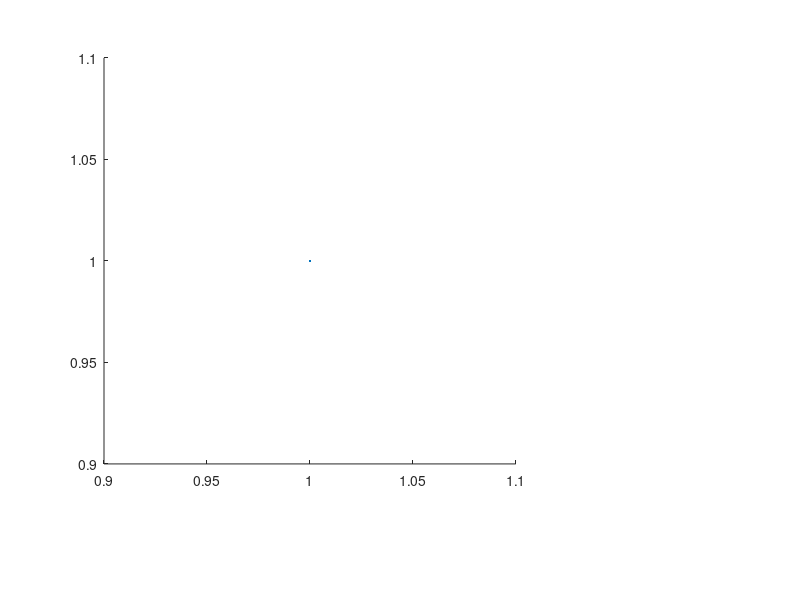

Here is the MATLAB script that generated this plot: (Note: this script raises an error after producing the figure.)
clc
clear
clf

%% Atomiser (0 m)

x0m_t1 = [1.16592 1.35936	1.5849	1.84785	2.15444	2.51189	2.92865	3.41456	3.98108	4.6416	5.41171	6.30959	7.35644	8.57698	10	11.6592	13.5936	15.849	18.4785	21.5444	25.1189	29.2865];
y0m_t1 = [0 0.00162465	0.00630999	0.0139505	0.0246324	0.0378605	0.05268	0.0679156	0.0820712	0.093267	0.0998946	0.10089	0.0960041	0.0858303	0.0718629	0.0559761	0.0402178	0.0263162	0.0153551	0.00769492	0.00306199	0.000767871];

VectorSize_t1 = size(x0m_t1);
final_i_t1 = VectorSize_t1(2);
ErrorFraction_t1 = zeros(1,final_i_t1);
for i = 1:final_i_t1
    ErrorFraction_t1(i) = .0011*x0m_t1(i)^2 - .0044*x0m_t1(i) + .0472;
    if i > final_i_t1-3
        ErrorFraction_t1(i)=ErrorFraction_t1(17);
    end
end

x0m_t1_xpos = ErrorFraction_t1.*x0m_t1;
x0m_t1_xneg = ErrorFraction_t1.*x0m_t1;
y0m_t1_ypos = ErrorFraction_t1.*y0m_t1;
y0m_t1_yneg = ErrorFraction_t1.*y0m_t1;


% Create plot figure
figure1 = figure('PaperOrientation','landscape','WindowState','maximized','Color',[1 1 1]);
set(axes,'Position',[0.13 0.226799515091938 0.514791666666667 0.67677484787018]);
% Create axes
% axes1 = axes('Parent',figure1);
% hold(axes1,'on');
% Create plot
errorbar(x0m_t1,y0m_t1,y0m_t1_yneg,y0m_t1_ypos,x0m_t1_xneg,x0m_t1_xpos,'.','MarkerSize',35,'LineWidth',5)
% Create title
%title('Droplet size distribution: atomiser output')
% Create xlabel
xlabel('Droplet diameter [{\mu}m]')
% Create ylabel
ylabel('Frequency')
%axis([0 7 -.01 .01])
% set(gca,'FontSize',16)
% set(axes1,'FontSize',16,'XGrid','on','YGrid','on');
set(gca,'FontSize', 27,'FontName','Times New Roman','XGrid','on','YGrid','on')
xlim([0 50.1])

hold on


%_________________________________________%

x0m_t2 = [1	1.16592	1.35936	1.5849	1.84785	2.15444	2.51189	2.92865	3.41456	3.98108	4.6416	5.41171	6.30959	7.35644	8.57698	10	11.6592	13.5936	15.849	18.4785	21.5444	25.1189	29.2865	34.1456	39.8108];
y0m_t2 = [0.00144209	0.00160115	0.00245789	0.00430279	0.00739085	0.011877	0.0177849	0.0250457	0.0335413	0.0430455	0.0531292	0.0631884	0.072502	0.080175	0.0852727	0.0869224	0.0845278	0.0779368	0.0675966	0.0545624	0.040329	0.0265492	0.0146923	0.00573451	1.93E-05];

VectorSize_t2 = size(x0m_t2);
final_i_t2 = VectorSize_t2(2);
ErrorFraction_t2 = zeros(1,final_i_t2);
for i = 1:final_i_t2
    ErrorFraction_t2(i) = .0013*x0m_t2(i)^2 - .0364*x0m_t2(i) + .3499;
    if i > final_i_t2-3
        ErrorFraction_t2(i)=ErrorFraction_t2(17);
    end
end

x0m_t2_xpos = ErrorFraction_t2.*x0m_t2;
x0m_t2_xneg = ErrorFraction_t2.*x0m_t2;
y0m_t2_ypos = ErrorFraction_t2.*y0m_t2;
y0m_t2_yneg = ErrorFraction_t2.*y0m_t2;

errorbar(x0m_t2,y0m_t2,y0m_t2_yneg,y0m_t2_ypos,x0m_t2_xneg,x0m_t2_xpos,'.','MarkerSize',35,'LineWidth',5)

%_________________________________________%

x0m_t3 = [0.857698	1	1.16592	1.35936	1.5849	1.84785	2.15444	2.51189	2.92865	3.41456	3.98108	4.6416	5.41171	6.30959	7.35644	8.57698	10	11.6592	13.5936	15.849	18.4785	21.5444	25.1189	29.2865	34.1456	39.8108	46.416	54.1171	63.0959	73.5644	85.7698	100	116.592	135.936	158.49	184.785	215.444];
y0m_t3 = [0	0.00121504	0.00476908	0.00953218	0.015674	0.0232222	0.0319788	0.0415085	0.0512456	0.0605958	0.0688734	0.0752645	0.0790573	0.0797384	0.0770953	0.0712927	0.0629403	0.0529373	0.0424212	0.0325249	0.0241352	0.0177465	0.0134106	0.0107969	0.00935605	0.0085102	0.00779558	0.00693953	0.0058679	0.00466532	0.00347222	0.00241174	0.00155048	0.000898218	0.000433323	0.000123743	0];

VectorSize_t3 = size(x0m_t3);
final_i_t3 = VectorSize_t3(2);
ErrorFraction_t3 = zeros(1,final_i_t3);
for i = 1:final_i_t3
    ErrorFraction_t3(i) = .001*x0m_t3(i)^2 - .008*x0m_t3(i) + .0455;
    if i > final_i_t3-15
        ErrorFraction_t3(i)=ErrorFraction_t3(17);
    end
end

x0m_t3_xpos = ErrorFraction_t3.*x0m_t3;
x0m_t3_xneg = ErrorFraction_t3.*x0m_t3;
y0m_t3_ypos = ErrorFraction_t3.*y0m_t3;
y0m_t3_yneg = ErrorFraction_t3.*y0m_t3;

errorbar(x0m_t3,y0m_t3,y0m_t3_yneg,y0m_t3_ypos,x0m_t3_xneg,x0m_t3_xpos,'.','MarkerSize',35,'LineWidth',5)



%_________________________________________%

x0m_t4 = [1.16592	1.35936	1.5849	1.84785	2.15444	2.51189	2.92865	3.41456	3.98108	4.6416	5.41171	6.30959	7.35644	8.57698	10	11.6592	13.5936	15.849	18.4785	21.5444	25.1189	29.2865	34.1456	39.8108	46.416];
y0m_t4 = [0.00153574	0.00188518	0.00349491	0.00666539	0.011514	0.0179446	0.0257375	0.0346377	0.0442759	0.0540886	0.0634356	0.0716302	0.0779284	0.0816001	0.0820273	0.0788344	0.0720217	0.0620668	0.0499244	0.0368897	0.0243722	0.0136194	0.00546275	0.000200072	0];
VectorSize_t4 = size(x0m_t4);
final_i_t4 = VectorSize_t4(2);
ErrorFraction_t4 = zeros(1,final_i_t4);
for i = 1:final_i_t4
    ErrorFraction_t4(i) = .0028*x0m_t4(i)^2 - .0752*x0m_t4(i) + .5648;
    if i > final_i_t4-5
        ErrorFraction_t4(i)=ErrorFraction_t4(17);
    end
end

x0m_t4_xpos = ErrorFraction_t4.*x0m_t4;
x0m_t4_xneg = ErrorFraction_t4.*x0m_t4;
y0m_t4_ypos = ErrorFraction_t4.*y0m_t4;
y0m_t4_yneg = ErrorFraction_t4.*y0m_t4;

errorbar(x0m_t4,y0m_t4,y0m_t4_yneg,y0m_t4_ypos,x0m_t4_xneg,x0m_t4_xpos,'.','MarkerSize',35,'LineWidth',5)

legend('Run #1','Run #2','Run #3','Run #4')

% print('Exp_LaserDiff_DropDistr_0m','-dpdf','-fillpage')


%_________________________________________%


% figure
% plot(x0m_t1, y0m_t1, '*')
% hold on
% plot(x0m_t2, y0m_t2, '.')
% plot(x0m_t3, y0m_t3, 'x')
% plot(x0m_t4, y0m_t4, '^')
% xlim([0 30])
% ylim([0 .17])

%% Pipe outlet (2 m)

x2m_t1 = [1.35936	1.5849	1.84785	2.15444	2.51189	2.92865	3.41456	3.98108	4.6416	5.41171	6.30959	7.35644	8.57698	10	11.6592	13.5936	15.849	18.4785	21.5444];
y2m_t1 = [0	0.00118501	0.00633839	0.016766	0.0329483	0.0540143	0.0779664	0.101528	0.120074	0.129435	0.127099	0.113193	0.0904932	0.0639763	0.0387762	0.018999	0.00647729	0.000730408	0];

VectorSize_t1 = size(x2m_t1);
final_i_t1 = VectorSize_t1(2);
ErrorFraction_t1 = zeros(1,final_i_t1);
for i = 1:final_i_t1
    ErrorFraction_t1(i) = .0005*x2m_t1(i)^2 - .0039*x2m_t1(i)+.0295;
    if i > final_i_t1 -2
        ErrorFraction_t1(i)=ErrorFraction_t1(17);
    end
end

x2m_t1_xpos = ErrorFraction_t1.*x2m_t1;
x2m_t1_xneg = ErrorFraction_t1.*x2m_t1;
y2m_t1_ypos = ErrorFraction_t1.*y2m_t1;
y2m_t1_yneg = ErrorFraction_t1.*y2m_t1;

% Create plot figure
figure2 = figure('PaperOrientation','landscape','WindowState','maximized','Color',[1 1 1]);
set(axes,'Position',[0.13 0.226799515091938 0.514791666666667 0.67677484787018]);
% Create axes
% axes2 = axes('Parent',figure2);
% hold(axes2,'on');
% Create plot
errorbar(x2m_t1,y2m_t1,y2m_t1_yneg,y2m_t1_ypos,x2m_t1_xneg,x2m_t1_xpos,'.','MarkerSize',35,'LineWidth',5)
% Create title
% title(''Droplet size distribution: 2 m coiled tubing outlet')
% Create xlabel
xlabel('Droplet diameter [{\mu}m]')
% Create ylabel
ylabel('Frequency')
%axis([0 7 -.01 .01])
set(gca,'FontSize', 27,'FontName','Times New Roman','XGrid','on','YGrid','on')
% set(gca,'FontSize',16)
% set(axes2,'FontSize',16,'XGrid','on','YGrid','on');

hold on





%_________________________________________%

x2m_t2 = [1.35936	1.5849	1.84785	2.15444	2.51189	2.92865	3.41456	3.98108	4.6416	5.41171	6.30959	7.35644	8.57698	10	11.6592	13.5936	15.849	18.4785	21.5444];
y2m_t2 = [0	0.00161572	0.00739954	0.0187156	0.0359017	0.0578258	0.0822045	0.105492	0.122934	0.130516	0.126057	0.110213	0.0862224	0.0593301	0.0346444	0.01598	0.00475656	0.000192326	0];

VectorSize_t2 = size(x2m_t2);
final_i_t2 = VectorSize_t2(2);
ErrorFraction_t2 = zeros(1,final_i_t2);
for i = 1:final_i_t2
    ErrorFraction_t2(i) = .0015*x2m_t2(i)^2 - .0171*x2m_t2(i) + .0544;
    if i > final_i_t2 -2
        ErrorFraction_t2(i)=ErrorFraction_t2(17);
    end
end

x2m_t2_xpos = ErrorFraction_t2.*x2m_t2;
x2m_t2_xneg = ErrorFraction_t2.*x2m_t2;
y2m_t2_ypos = ErrorFraction_t2.*y2m_t2;
y2m_t2_yneg = ErrorFraction_t2.*y2m_t2;

errorbar(x2m_t2,y2m_t2,y2m_t2_yneg,y2m_t2_ypos,x2m_t2_xneg,x2m_t2_xpos,'.','MarkerSize',35,'LineWidth',5)


%_________________________________________%

x2m_t3 = [1.16592	1.35936	1.5849	1.84785	2.15444	2.51189	2.92865	3.41456	3.98108	4.6416	5.41171	6.30959	7.35644	8.57698	10	11.6592	13.5936	15.849	18.4785	21.5444];
y2m_t3 = [0	0.000306505	0.00349208	0.0109619	0.0237232	0.0416026	0.0631349	0.0859689	0.106796	0.121447	0.126633	0.120758	0.104733	0.0816251	0.0561707	0.0329034	0.0152235	0.00445574	6.44E-05	0];

VectorSize_t3 = size(x2m_t3);
final_i_t3 = VectorSize_t3(2);
ErrorFraction_t3 = zeros(1,final_i_t3);
for i = 1:final_i_t3
    ErrorFraction_t3(i) = .0006*x2m_t3(i)^2 - .0077*x2m_t3(i) + .0368;
    if i > final_i_t3 -2
        ErrorFraction_t3(i)=ErrorFraction_t3(17);
    end
end

x2m_t3_xpos = ErrorFraction_t3.*x2m_t3;
x2m_t3_xneg = ErrorFraction_t3.*x2m_t3;
y2m_t3_ypos = ErrorFraction_t3.*y2m_t3;
y2m_t3_yneg = ErrorFraction_t3.*y2m_t3;

errorbar(x2m_t3,y2m_t3,y2m_t3_yneg,y2m_t3_ypos,x2m_t3_xneg,x2m_t3_xpos,'.','MarkerSize',35,'LineWidth',5)
xlim([0 20.1])
legend('Run #1','Run #2','Run #3')

print('Exp_LaserDiff_DropDistr_2m','-dpdf','-fillpage')


%_________________________________________%


% figure
% plot(x2m_t1, y2m_t1, 'b*')
% hold on
% plot(x2m_t1*1.1, y2m_t1*1.1, 'b*')
% plot(x2m_t1*.8, y2m_t1*1.8, 'b*')
% plot(x2m_t2, y2m_t2, 'b*')
% plot(x2m_t3, y2m_t3, 'b*')
% xlim([0 30])
% ylim([0 .17])

%% Pipe outlet (4 m)

x4m_t1 = [1.35936	1.5849	1.84785	2.15444	2.51189	2.92865	3.41456	3.98108	4.6416	5.41171	6.30959	7.35644	8.57698	10	11.6592	13.5936	15.849	18.4785];
y4m_t1 = [0	0.000654907	0.00438776	0.014305	0.032826	0.0599987	0.0929041	0.125199	0.147619	0.152597	0.137511	0.106845	0.0698941	0.0370644	0.0146205	0.00343451	0.000138004	0];

VectorSize_t1 = size(x4m_t1);
final_i_t1 = VectorSize_t1(2);
ErrorFraction_t1 = zeros(1,final_i_t1);
for i = 1:final_i_t1
    ErrorFraction_t1(i) = .0012*x4m_t1(i)^2 - .0173*x4m_t1(i) + .0766;
    if i > final_i_t1 -2
        ErrorFraction_t1(i)=ErrorFraction_t1(17);
    end
end

x4m_t1_xpos = ErrorFraction_t1.*x4m_t1;
x4m_t1_xneg = ErrorFraction_t1.*x4m_t1;
y4m_t1_ypos = ErrorFraction_t1.*y4m_t1;
y4m_t1_yneg = ErrorFraction_t1.*y4m_t1;


% Create plot figure
figure3 =  figure('PaperOrientation','landscape','WindowState','maximized','Color',[1 1 1]);
set(axes,'Position',[0.13 0.226799515091938 0.514791666666667 0.67677484787018]);
% Create axes
% axes3 = axes('Parent',figure3);
% hold(axes3,'on');
% Create plot
errorbar(x4m_t1,y4m_t1,y4m_t1_yneg,y4m_t1_ypos,x4m_t1_xneg,x4m_t1_xpos,'.','MarkerSize',35,'LineWidth',5)
% Create title
% title(''Droplet size distribution: 4 m coiled tubing outlet')
% Create xlabel
xlabel('Droplet diameter [{\mu}m]')
% Create ylabel
ylabel('Frequency')
%axis([0 7 -.01 .01])
% set(gca,'FontSize',16)
% set(axes3,'FontSize',16,'XGrid','on','YGrid','on');
set(gca,'FontSize', 27,'FontName','Times New Roman','XGrid','on','YGrid','on')

hold on



%_________________________________________%


x4m_t2 = [1.35936	1.5849	1.84785	2.15444	2.51189	2.92865	3.41456	3.98108	4.6416	5.41171	6.30959	7.35644	8.57698	10	11.6592	13.5936	15.849	18.4785	21.5444];
y4m_t2 = [0	0.000469473	0.00442391	0.013733	0.0293797	0.0508769	0.0763393	0.102248	0.123294	0.134426	0.132479	0.117422	0.0925165	0.063672	0.0368963	0.0167396	0.00486236	0.000222075	0];


VectorSize_t2 = size(x4m_t2);
final_i_t2 = VectorSize_t2(2);
ErrorFraction_t2 = zeros(1,final_i_t2);
for i = 1:final_i_t2
    ErrorFraction_t2(i) = .0004*x4m_t2(i)^2 - .0011*x4m_t2(i) + .0148;
    if i > final_i_t2 -2
        ErrorFraction_t2(i)=ErrorFraction_t2(17);
    end
end

x4m_t2_xpos = ErrorFraction_t2.*x4m_t2;
x4m_t2_xneg = ErrorFraction_t2.*x4m_t2;
y4m_t2_ypos = ErrorFraction_t2.*y4m_t2;
y4m_t2_yneg = ErrorFraction_t2.*y4m_t2;

errorbar(x4m_t2,y4m_t2,y4m_t2_yneg,y4m_t2_ypos,x4m_t2_xneg,x4m_t2_xpos,'.','MarkerSize',35,'LineWidth',5)

%_________________________________________%

x4m_t3 = [1.35936	1.5849	1.84785	2.15444	2.51189	2.92865	3.41456	3.98108	4.6416	5.41171	6.30959	7.35644	8.57698	10	11.6592	13.5936	15.849	18.4785];
y4m_t3 = [0	0.000151206	0.00178518	0.00729947	0.0195332	0.0404725	0.070031	0.10464	0.13605	0.154358	0.152433	0.129826	0.0935727	0.0554642	0.0254242	0.00789262	0.00106653	0];

VectorSize_t3 = size(x4m_t3);
final_i_t3 = VectorSize_t3(2);
ErrorFraction_t3 = zeros(1,final_i_t3);
for i = 1:final_i_t3
    ErrorFraction_t3(i) = .0008*x4m_t3(i)^2 - .0126*x4m_t3(i) + .0716;
    if i > final_i_t3 -2
        ErrorFraction_t3(i)=ErrorFraction_t3(17);
    end
end

x4m_t3_xpos = ErrorFraction_t3.*x4m_t3;
x4m_t3_xneg = ErrorFraction_t3.*x4m_t3;
y4m_t3_ypos = ErrorFraction_t3.*y4m_t3;
y4m_t3_yneg = ErrorFraction_t3.*y4m_t3;

errorbar(x4m_t3,y4m_t3,y4m_t3_yneg,y4m_t3_ypos,x4m_t3_xneg,x4m_t3_xpos,'.','MarkerSize',35,'LineWidth',5)
xlim([0 18.1])
%ylim ([0 .14])
legend('Run #1','Run #2','Run #3')

print('Exp_LaserDiff_DropDistr_4m','-dpdf','-fillpage')


%_________________________________________%



% figure
% plot(x4m_t1, y4m_t1, '*')
% hold on
% plot(x4m_t2, y4m_t2, '.')
% plot(x4m_t3, y4m_t3, 'x')
% xlim([0 30])
% ylim([0 .17])


%% Pipe outlet (8 m)

x8m_t1 = [1.16592	1.35936	1.5849	1.84785	2.15444	2.51189	2.92865	3.41456	3.98108	4.6416	5.41171	6.30959	7.35644	8.57698	10	11.6592	13.5936	15.849];
y8m_t1 = [0	2.93E-06	0.000164198	0.00147153	0.00683134	0.0216273	0.0519311	0.0995173	0.155015	0.194743	0.193997	0.148926	0.0844189	0.0328373	0.0077186	0.000790093	9.13E-06	0];

VectorSize_t1 = size(x8m_t1);
final_i_t1 = VectorSize_t1(2);
ErrorFraction_t1 = zeros(1,final_i_t1);
for i = 1:final_i_t1
    ErrorFraction_t1(i) = .0019*x8m_t1(i)^2 - .0138*x8m_t1(i) + .0304;
    if i > final_i_t1 -2
        ErrorFraction_t1(i)=ErrorFraction_t1(17);
    end
end

x8m_t1_xpos = ErrorFraction_t1.*x8m_t1;
x8m_t1_xneg = ErrorFraction_t1.*x8m_t1;
y8m_t1_ypos = ErrorFraction_t1.*y8m_t1;
y8m_t1_yneg = ErrorFraction_t1.*y8m_t1;


% Create plot figure
figure4 = figure('PaperOrientation','landscape','WindowState','maximized','Color',[1 1 1]);
set(axes,'Position',[0.13 0.226799515091938 0.514791666666667 0.67677484787018]);
% Create axes
% axes4 = axes('Parent',figure4);
% hold(axes4,'on');
% Create plot
errorbar(x8m_t1,y8m_t1,y8m_t1_yneg,y8m_t1_ypos,x8m_t1_xneg,x8m_t1_xpos,'.','MarkerSize',35,'LineWidth',5)
% Create title
% title(''Droplet size distribution: 8 m coiled tubing outlet')
% Create xlabel
xlabel('Droplet diameter [{\mu}m]')
% Create ylabel
ylabel('Frequency')
%axis([0 7 -.01 .01])
% set(gca,'FontSize',16)
% set(axes4,'FontSize',16,'XGrid','on','YGrid','on');
set(gca,'FontSize', 27,'FontName','Times New Roman','XGrid','on','YGrid','on')

hold on


%_________________________________________%

x8m_t2 = [1.16592	1.35936	1.5849	1.84785	2.15444	2.51189	2.92865	3.41456	3.98108	4.6416	5.41171	6.30959	7.35644	8.57698	10	11.6592	13.5936	15.849	18.4785];
y8m_t2 = [0	2.13E-07	0.000109745	0.00112946	0.00531871	0.0167339	0.0400275	0.0775343	0.124924	0.167166	0.18458	0.166074	0.119005	0.0651588	0.0255258	0.00613122	0.000581558	3.12E-07	0];

VectorSize_t2 = size(x8m_t2);
final_i_t2 = VectorSize_t2(2);
ErrorFraction_t2 = zeros(1,final_i_t2);
for i = 1:final_i_t2
    ErrorFraction_t2(i) = .0007*x8m_t2(i)^2 - .0064*x8m_t2(i) + .0295;
    if i > final_i_t2 -2
        ErrorFraction_t2(i)=ErrorFraction_t2(17);
    end
end

x8m_t2_xpos = ErrorFraction_t2.*x8m_t2;
x8m_t2_xneg = ErrorFraction_t2.*x8m_t2;
y8m_t2_ypos = ErrorFraction_t2.*y8m_t2;
y8m_t2_yneg = ErrorFraction_t2.*y8m_t2;

errorbar(x8m_t2,y8m_t2,y8m_t2_yneg,y8m_t2_ypos,x8m_t2_xneg,x8m_t2_xpos,'.','MarkerSize',35,'LineWidth',5)

%_________________________________________%



x8m_t3 = [1.35936	1.5849	1.84785	2.15444	2.51189	2.92865	3.41456	3.98108	4.6416	5.41171	6.30959	7.35644	8.57698	10	11.6592	13.5936	15.849	18.4785];
y8m_t3 = [0	1.82E-05	0.000412955	0.00280376	0.0110827	0.0310555	0.067549	0.118592	0.168712	0.193866	0.17793	0.12751	0.0684206	0.0257194	0.00580759	0.000519143	1.02E-06	0];

VectorSize_t3 = size(x8m_t3);
final_i_t3 = VectorSize_t3(2);
ErrorFraction_t3 = zeros(1,final_i_t3);
for i = 1:final_i_t3
    ErrorFraction_t3(i) = .0006*x8m_t3(i)^2 - .0053*x8m_t3(i) + .0252;
    if i > final_i_t3 -2
        ErrorFraction_t3(i)=ErrorFraction_t3(17);
    end
end

x8m_t3_xpos = ErrorFraction_t3.*x8m_t3;
x8m_t3_xneg = ErrorFraction_t3.*x8m_t3;
y8m_t3_ypos = ErrorFraction_t3.*y8m_t3;
y8m_t3_yneg = ErrorFraction_t3.*y8m_t3;

errorbar(x8m_t3,y8m_t3,y8m_t3_yneg,y8m_t3_ypos,x8m_t3_xneg,x8m_t3_xpos,'.','MarkerSize',35,'LineWidth',5)
xlim([0 15])
xticks([0 3 6 9 12 15])
legend('Run #1','Run #2','Run #3')

print('Exp_LaserDiff_DropDistr_8m','-dpdf','-fillpage')


%_________________________________________%


% figure
% plot(x8m_t1, y8m_t1, '*')
% hold on
% plot(x8m_t2, y8m_t2, '.')
% plot(x8m_t3, y8m_t3, 'x')
% xlim([0 30])
% ylim([0 .17])



%% Parameters

%The pipe diameter is 1 cm diameter of the bulk of the coil is approx. 20 cm
d = 0.01;
coilDiameter = 0.2;
phi = atan(d/coilDiameter);

%parametersInclined = [T, ro, Q, mu, ro_d, mu_d, dd, d, phi, L];
%Methanol at 25�C
parametersInclined = [298.15, 1.17, 3.3333e-5, 1.85e-5, 786.6, 5.47e-4, 0, d, phi, 0];

%parametersBend = [T, Q, mu, ro_d, dd, Rb, theta, d];
%Methanol at 25�C
parametersBend = [298.15, 3.3333e-5, 1.85e-5, 786.6, 0, coilDiameter/2, pi/2, d];

%Experimental lengths were 2, 8 and 50 meters
%CHANGE HERE ACCORDING TO SECTION BELOW BEING RUN
length = 2;
numberOfTurns = length/(pi*coilDiameter);
parametersInclined(10) = length;


%% Model testing: atomiser experimental input (0 m) vs 2 m coil experimental  output

% Unifying data from all four trials for 0 m (atomiser outlet)
x0m_all_data = [x0m_t1 x0m_t2 x0m_t3 x0m_t4];
y0m_all_data = [y0m_t1 y0m_t2 y0m_t3 y0m_t4];

% Create plot figure for scatter atomiser outlet data
figure5 = figure('PaperOrientation','landscape','Color',[1 1 1]);
% Create axes
axes5 = axes('Parent',figure5);
hold(axes5,'on');
% Create plot
scatter(x0m_all_data,y0m_all_data, 100, 'LineWidth', 3)
% Create title
% title(''Droplet size distribution: atomiser output')
% Create xlabel
xlabel('Droplet diameter [{\mu}m]')
% Create ylabel
ylabel('Frequency')
xlim([0 50])
set(gca,'FontSize',16)
set(axes5,'FontSize',16,'XGrid','on','YGrid','on')



% Experimental data for the droplet distribution after atomisation will be inputted into the model
dd = x0m_all_data*1e-6;

%Checking the number of entries in the vector holding droplet diameter values
DomainSizeX = size(dd);
final_i=DomainSizeX(2);
P = zeros(1,final_i); %memory allocation

%For each droplet diameter, the penetration is calculated
for i=1:final_i
    parametersInclined(7) = dd(i);
    parametersBend(5) = dd(i);
    P(i) = bendTubePenetrationB(parametersBend,2)^(4*numberOfTurns)*(-straightTubePenetrationA(parametersInclined));
end

%Using the penetration for each droplet diameter, the distribution is updated
ddDistr = y0m_all_data.*P;
ddDistr_um = ddDistr;
% Normalising the results (area under probability density plot must be unitary)
ddDistr_um=ddDistr_um*2.5;



% Create plot figure to plot the model 2 m output and the experimental 2 m output
figure6 = figure('PaperOrientation','landscape','Color',[1 1 1]);
% Create axes
axes6 = axes('Parent',figure6);
hold(axes6,'on');
% Create plot
% Model 2 m output
scatter(x0m_all_data,ddDistr_um,15,'filled','blue')
% Create title
% title(''Droplet size distribution: 2 m coiled tubing outlet')
% Create xlabel
xlabel('Droplet diameter [{\mu}m]')
% Create ylabel
ylabel('Frequency')
%axis([0 7 -.01 .01])
set(gca,'FontSize',16)
set(axes6,'FontSize',16,'XGrid','on','YGrid','on');
hold on

% Experimental 2 m output
x2m_all_data = [x2m_t1 x2m_t2 x2m_t3];
y2m_all_data = [y2m_t1 y2m_t2 y2m_t3];
scatter(x2m_all_data,y2m_all_data,15,'filled','black')
xlim([0 20])
legend('Model','Experiment')


%% Model testing: 2 m coil experimental input vs 4 m coil experimental output


% Unifying data from all four trials for 0 m (atomiser outlet)
x2m_all_data = [x2m_t1 x2m_t2 x2m_t3];
y2m_all_data = [y2m_t1 y2m_t2 y2m_t3];

% Create plot figure for scatter atomiser outlet data
figure7 = figure('PaperOrientation','landscape','Color',[1 1 1]);
% Create axes
axes7 = axes('Parent',figure7);
hold(axes7,'on');
% Create plot
scatter(x2m_all_data,y2m_all_data, 33,[0.850980401039124 0.325490206480026 0.0980392172932625], 'filled')
% Create title
%title('Droplet size distribution: 2 m coiled tubing inlet')
% Create xlabel
xlabel('Droplet diameter [{\mu}m]')
% Create ylabel
ylabel('Frequency')
set(gca,'FontSize',16)
set(axes7,'FontSize',16,'XGrid','on','YGrid','on');
%legend('Experiment')
xlim([0 20])
ylim([0 .18])

print('Exp_LaserDiff_DropDistr_2m_model_inlet','-dpdf','-fillpage')



% Experimental data for the droplet distribution after atomisation will be inputted into the model
dd = x2m_all_data*1e-6;

%Checking the number of entries in the vector holding droplet diameter values
DomainSizeX = size(dd);
final_i=DomainSizeX(2);
P = zeros(1,final_i); %memory allocation

%For each droplet diameter, the penetration is calculated
for i=1:final_i
    parametersInclined(7) = dd(i);
    parametersBend(5) = dd(i);
    P(i) = bendTubePenetrationB(parametersBend,2)^(4*numberOfTurns)*(-straightTubePenetrationA(parametersInclined));
end

%Using the penetration for each droplet diameter, the distribution is updated
ddDistr = y2m_all_data.*P;
ddDistr_um = ddDistr;
% Normalising the results (area under probability density plot must be unitary)
ddDistr_um=ddDistr_um*1.5;


fracExpIN1 = trapz(x2m_t1,y2m_t1);
fracExpIN2 = trapz(x2m_t2,y2m_t2);
fracExpIN3 = trapz(x2m_t3,y2m_t3);

%1:19, 20:38,38:58
fracModelOUT1 = trapz(x2m_all_data(1:19),ddDistr_um(1:19));
fracModelOUT1median = trapz(x2m_all_data(1:10),ddDistr_um(1:10)); %about 5.4 um
fracModelOUT2 = trapz(x2m_all_data(20:38),ddDistr_um(20:38));
fracModelOUT3 = trapz(x2m_all_data(38:58),ddDistr_um(38:58));

fracExpOUT1 = trapz(x4m_t1,y4m_t1);
fracExpOUT1median = trapz(x4m_t1(1:11),y4m_t1(1:11)); %about 6 um
fracExpOUT2 = trapz(x4m_t2,y4m_t2);
fracExpOUT3 = trapz(x4m_t3,y4m_t3);


% Create plot figure to plot the model 2 m output and the experimental 2 m output
figure8 = figure('PaperOrientation','landscape','Color',[1 1 1]);
% Create axes
axes8 = axes('Parent',figure8);
hold(axes8,'on');
% Create plot
% Model 2 m output
scatter(x2m_all_data,ddDistr_um,33,'filled','^')
% Create title
%title('Droplet size distribution: 2 m coiled tubing outlet')
% Create xlabel
xlabel('Droplet diameter [{\mu}m]')
% Create ylabel
ylabel('Frequency')
%axis([0 7 -.01 .01])
set(gca,'FontSize',16)
set(axes8,'FontSize',16,'XGrid','on','YGrid','on');
hold on

% Experimental 4 m output
x4m_all_data = [x4m_t1 x4m_t2 x4m_t3];
y4m_all_data = [y4m_t1 y4m_t2 y4m_t3];
scatter(x4m_all_data,y4m_all_data,33,'filled')
xlim([0 20])
ylim([0 .20])

legend('Model output','Experimental output')

print('Exp_LaserDiff_DropDistr_4m_model&exp_outlet','-dpdf','-fillpage')


%% Model testing: atomiser experimental input (0 m) vs 8 m coil experimental output


% Unifying data from all four trials for 0 m (atomiser outlet)
x0m_all_data = [x0m_t1 x0m_t2 x0m_t3 x0m_t4];
y0m_all_data = [y0m_t1 y0m_t2 y0m_t3 y0m_t4];


% Create plot figure for scatter atomiser outlet data
figure7 = figure('PaperOrientation','landscape','Color',[1 1 1]);
% Create axes
axes7 = axes('Parent',figure7);
hold(axes7,'on');
% Create plot
scatter(x0m_all_data,y0m_all_data, 33,[0.850980401039124 0.325490206480026 0.0980392172932625], 'filled')
% Create title
%title('Droplet size distribution: 2 m coiled tubing inlet')
% Create xlabel
xlabel('Droplet diameter [{\mu}m]')
% Create ylabel
ylabel('Frequency')
set(gca,'FontSize',16)
set(axes7,'FontSize',16,'XGrid','on','YGrid','on');
%legend('Experiment')
%xlim([0 20])
%ylim([0 .18])

xlim([0 50])
ylim([0 .12])

print('Exp_LaserDiff_DropDistr_2m_model_inlet','-dpdf','-fillpage')



% Experimental data for the droplet distribution after atomisation will be inputted into the model
dd = x0m_all_data*1e-6;

%Checking the number of entries in the vector holding droplet diameter values
DomainSizeX = size(dd);
final_i=DomainSizeX(2);
P = zeros(1,final_i); %memory allocation

%For each droplet diameter, the penetration is calculated
for i=1:final_i
    parametersInclined(7) = dd(i);
    parametersBend(5) = dd(i);
    P(i) = bendTubePenetrationB(parametersBend,2)^(4*numberOfTurns)*(-straightTubePenetrationA(parametersInclined));
end

%Using the penetration for each droplet diameter, the distribution is updated
ddDistr = y0m_all_data.*P;
ddDistr_um = ddDistr;
% Normalising the results (area under probability density plot must be unitary)
ddDistr_um=ddDistr_um*3;


fracExpIN1 = trapz(x2m_t1,y2m_t1);
fracExpIN2 = trapz(x2m_t2,y2m_t2);
fracExpIN3 = trapz(x2m_t3,y2m_t3);

%1:19, 20:38,38:58
fracModelOUT1 = trapz(x0m_all_data(1:19),ddDistr_um(1:19));
fracModelOUT1median = trapz(x0m_all_data(1:10),ddDistr_um(1:10)); %about 5.4 um
fracModelOUT2 = trapz(x0m_all_data(20:38),ddDistr_um(20:38));
fracModelOUT3 = trapz(x0m_all_data(38:58),ddDistr_um(38:58));

fracExpOUT1 = trapz(x4m_t1,y4m_t1);
fracExpOUT1median = trapz(x4m_t1(1:11),y4m_t1(1:11)); %about 6 um
fracExpOUT2 = trapz(x4m_t2,y4m_t2);
fracExpOUT3 = trapz(x4m_t3,y4m_t3);


% Create plot figure to plot the model 0 m input and the experimental 8 m output
figure8 = figure('PaperOrientation','landscape','Color',[1 1 1]);
% Create axes
axes8 = axes('Parent',figure8);
hold(axes8,'on');
% Create plot
% Model 2 m output
scatter(x0m_all_data,ddDistr_um,33,'filled','^')
% Create title
%title('Droplet size distribution: 2 m coiled tubing outlet')
% Create xlabel
xlabel('Droplet diameter [{\mu}m]')
% Create ylabel
ylabel('Frequency')
%axis([0 7 -.01 .01])
set(gca,'FontSize',16)
set(axes8,'FontSize',16,'XGrid','on','YGrid','on');
hold on

% Experimental 8 m output
x4m_all_data = [x8m_t1 x8m_t2 x8m_t3];
y4m_all_data = [y8m_t1 y8m_t2 y8m_t3];
scatter(x4m_all_data,y4m_all_data,33,'filled')
xlim([0 20])
ylim([0 .20])

legend('Model output','Experimental output')

print('Exp_LaserDiff_DropDistr_8m_model&exp_outlet','-dpdf','-fillpage')


%% Model testing: 2 m input vs 8 m coil experimental output


% Unifying data from all four trials for 0 m (atomiser outlet)
x0m_all_data = [x0m_t1 x0m_t2 x0m_t3 x0m_t4];
y0m_all_data = [y0m_t1 y0m_t2 y0m_t3 y0m_t4];

x2m_all_data = [x2m_t1 x2m_t2 x2m_t3];
y2m_all_data = [y2m_t1 y2m_t2 y2m_t3];


% Create plot figure for scatter atomiser outlet data
figure7 = figure('PaperOrientation','landscape','Color',[1 1 1]);
% Create axes
axes7 = axes('Parent',figure7);
hold(axes7,'on');
% Create plot
scatter(x2m_all_data,y2m_all_data, 33,[0.850980401039124 0.325490206480026 0.0980392172932625], 'filled')
% Create title
%title('Droplet size distribution: 2 m coiled tubing inlet')
% Create xlabel
xlabel('Droplet diameter [{\mu}m]')
% Create ylabel
ylabel('Frequency')
set(gca,'FontSize',16)
set(axes7,'FontSize',16,'XGrid','on','YGrid','on');
%legend('Experiment')
%xlim([0 20])
%ylim([0 .18])

xlim([0 50])
ylim([0 .12])

print('Exp_LaserDiff_DropDistr_2m_model_inlet','-dpdf','-fillpage')



% Experimental data for the droplet distribution after atomisation will be inputted into the model
dd = x2m_all_data*1e-6;

%Checking the number of entries in the vector holding droplet diameter values
DomainSizeX = size(dd);
final_i=DomainSizeX(2);
P = zeros(1,final_i); %memory allocation

%For each droplet diameter, the penetration is calculated
for i=1:final_i
    parametersInclined(7) = dd(i);
    parametersBend(5) = dd(i);
    P(i) = bendTubePenetrationB(parametersBend,2)^(4*numberOfTurns)*(-straightTubePenetrationA(parametersInclined));
end

%Using the penetration for each droplet diameter, the distribution is updated
ddDistr = y2m_all_data.*P;
ddDistr_um = ddDistr;
% Normalising the results (area under probability density plot must be unitary)
ddDistr_um=ddDistr_um*2.5;


fracExpIN1 = trapz(x2m_t1,y2m_t1);
fracExpIN2 = trapz(x2m_t2,y2m_t2);
fracExpIN3 = trapz(x2m_t3,y2m_t3);

%1:19, 20:38,38:58
fracModelOUT1 = trapz(x2m_all_data(1:19),ddDistr_um(1:19));
fracModelOUT1median = trapz(x2m_all_data(1:10),ddDistr_um(1:10)); %about 5.4 um
fracModelOUT2 = trapz(x2m_all_data(20:38),ddDistr_um(20:38));
fracModelOUT3 = trapz(x2m_all_data(38:58),ddDistr_um(38:58));

fracExpOUT1 = trapz(x4m_t1,y4m_t1);
fracExpOUT1median = trapz(x4m_t1(1:11),y4m_t1(1:11)); %about 6 um
fracExpOUT2 = trapz(x4m_t2,y4m_t2);
fracExpOUT3 = trapz(x4m_t3,y4m_t3);


% Create plot figure to plot the model 0 m input and the experimental 8 m output
figure8 = figure('PaperOrientation','landscape','Color',[1 1 1]);
% Create axes
axes8 = axes('Parent',figure8);
hold(axes8,'on');
% Create plot
% Model 2 m output
scatter(x2m_all_data,ddDistr_um,33,'filled','^')
% Create title
%title('Droplet size distribution: 2 m coiled tubing outlet')
% Create xlabel
xlabel('Droplet diameter [{\mu}m]')
% Create ylabel
ylabel('Frequency')
%axis([0 7 -.01 .01])
set(gca,'FontSize',16)
set(axes8,'FontSize',16,'XGrid','on','YGrid','on');
hold on

% Experimental 8 m output
x4m_all_data = [x8m_t1 x8m_t2 x8m_t3];
y4m_all_data = [y8m_t1 y8m_t2 y8m_t3];
scatter(x4m_all_data,y4m_all_data,33,'filled')
xlim([0 20])
ylim([0 .20])

legend('Model output','Experimental output')

print('Exp_LaserDiff_DropDistr_4m_model&exp_outlet','-dpdf','-fillpage')




%% Cloud plot for experimental results (x4m_t1,y4m_t1)


% Create plot figure to plot the cloud
figure9 = figure('PaperOrientation','landscape','Color',[1 1 1]);
% Create axes
axes9 = axes('Parent',figure9);
hold(axes9,'on');

p = polyfit(x4m_t1,y4m_t1,9);
number_of_points = 1000;
x1 = linspace(1.4,14,number_of_points);
y1 = polyval(p,x1);
%plot(x1,y1);

ScatterSize = (700*y1).^2;

colour = [0.45 0.55 0.95];
scatter(x1,y1,ScatterSize,colour, 'filled')

colour = colour*.9;
ScatterSize=ScatterSize/2;
scatter(x1,y1,ScatterSize,colour, 'filled')

colour = colour*.9;
ScatterSize=ScatterSize/5;
scatter(x1,y1,ScatterSize,colour, 'filled')

colour = colour*.9;
ScatterSize=ScatterSize/10;
scatter(x1,y1,ScatterSize,colour, 'filled')

% Create title
% title(''Droplet size cloud distribution: 2 m coiled tubing outlet experiment')
% Create xlabel
xlabel('Droplet diameter [{\mu}m]')
% Create ylabel
ylabel('Frequency')
%axis([0 7 -.01 .01])
set(gca,'FontSize',16)
set(axes9,'FontSize',16,'XGrid','on','YGrid','on');
xlim([0 13.1])
ylim([0 .19])

print('Exp_LaserDiff_DropDistr_4m_exp_cloud','-dpdf','-fillpage')

%% Cloud plot for model results obtained inputting (x2m_t1, y2m_t1)


% Experimental data for the droplet distribution after atomisation will be inputted into the model
dd = x2m_t1*1e-6;

%Checking the number of entries in the vector holding droplet diameter values
DomainSizeX = size(dd);
final_i=DomainSizeX(2);
P = zeros(1,final_i); %memory allocation

%For each droplet diameter, the penetration is calculated
for i=1:final_i
    parametersInclined(7) = dd(i);
    parametersBend(5) = dd(i);
    P(i) = bendTubePenetrationB(parametersBend,2)^(4*numberOfTurns)*(-straightTubePenetrationA(parametersInclined));
end

%Using the penetration for each droplet diameter, the distribution is updated
ddDistr = y2m_t1.*P;
ddDistr_um = ddDistr;
% Normalising the results (area under probability density plot must be unitary)
ddDistr_um=ddDistr_um*2;

% Create plot figure to plot the cloud
figure10 = figure('PaperOrientation','landscape','Color',[1 1 1]);
% Create axes
axes10 = axes('Parent',figure10);
hold(axes10,'on');

p = polyfit(x2m_t1,ddDistr_um,9);
number_of_points = 1000;
x1 = linspace(1.6,14,number_of_points);
y1 = polyval(p,x1);
%plot(x1,y1);

ScatterSize = (500*y1).^2;

colour = [.95 .95 .95];
scatter(x1,y1,ScatterSize,colour, 'filled')

colour = colour*.9;
ScatterSize=ScatterSize/2;
scatter(x1,y1,ScatterSize,colour, 'filled')

colour = colour*.9;
ScatterSize=ScatterSize/5;
scatter(x1,y1,ScatterSize,colour, 'filled')

colour = colour*.9;
ScatterSize=ScatterSize/10;
scatter(x1,y1,ScatterSize,colour, 'filled')

% Create title
% title(''Droplet size cloud distribution: 2 m coiled tubing outlet model')
% Create xlabel
xlabel('Droplet diameter [{\mu}m]')
% Create ylabel
ylabel('Frequency')
%axis([0 7 -.01 .01])
set(gca,'FontSize',16)
set(axes10,'FontSize',16,'XGrid','on','YGrid','on');
xlim([0 13.1])
ylim([0 .19])

print('Exp_LaserDiff_DropDistr_4m_model_cloud','-dpdf','-fillpage')




%% Clouds superposition (model and experiment) for a 2 m equivalent coiled pipe (x2m_t1 to x4m_t1). Model front
% Create plot figure to plot the cloud
figure11 = figure('PaperOrientation','landscape','Color',[1 1 1]);
% Create axes
axes11 = axes('Parent',figure11);
hold(axes11,'on');

p = polyfit(x4m_t1,y4m_t1,9);
number_of_points = 1000;
x1 = linspace(1.4,14,number_of_points);
y1 = polyval(p,x1);
%plot(x1,y1);

ScatterSize = (700*y1).^2;

colour = [0.45 0.55 0.95];
%colour = [0.2 0.3 0.4];
scatter(x1,y1,ScatterSize,colour, 'filled')

colour = colour*.9;
ScatterSize=ScatterSize/2;
scatter(x1,y1,ScatterSize,colour, 'filled')

colour = colour*.9;
ScatterSize=ScatterSize/5;
scatter(x1,y1,ScatterSize,colour, 'filled')

colour = colour*.9;
ScatterSize=ScatterSize/10;
scatter(x1,y1,ScatterSize,colour, 'filled')

% Create title
% title('Droplet size cloud distribution: 2 m coiled tubing outlet model and experiment')
% Create xlabel
xlabel('Droplet diameter [{\mu}m]')
% Create ylabel
ylabel('Frequency')
%axis([0 7 -.01 .01])
set(gca,'FontSize',16)
set(axes11,'FontSize',16,'XGrid','on','YGrid','on');
xlim([0 13.1])
ylim([0 .19])



% Experimental data for the droplet distribution after atomisation will be inputted into the model
dd = x2m_t1*1e-6;

%Checking the number of entries in the vector holding droplet diameter values
DomainSizeX = size(dd);
final_i=DomainSizeX(2);
P = zeros(1,final_i); %memory allocation

%For each droplet diameter, the penetration is calculated
for i=1:final_i
    parametersInclined(7) = dd(i);
    parametersBend(5) = dd(i);
    P(i) = bendTubePenetrationB(parametersBend,2)^(4*numberOfTurns)*(-straightTubePenetrationA(parametersInclined));
end

%Using the penetration for each droplet diameter, the distribution is updated
ddDistr = y2m_t1.*P;
ddDistr_um = ddDistr;
% Normalising the results (area under probability density plot must be unitary)
ddDistr_um=ddDistr_um*2;

p = polyfit(x2m_t1,ddDistr_um,9);
number_of_points = 1000;
x1 = linspace(1.6,14,number_of_points);
y1 = polyval(p,x1);
%plot(x1,y1);

ScatterSize = (500*y1).^2;

colour = [.95 .95 .95];
scatter(x1,y1,ScatterSize,colour, 'filled')

colour = colour*.9;
ScatterSize=ScatterSize/2;
scatter(x1,y1,ScatterSize,colour, 'filled')

colour = colour*.9;
ScatterSize=ScatterSize/5;
scatter(x1,y1,ScatterSize,colour, 'filled')

colour = colour*.9;
ScatterSize=ScatterSize/10;
scatter(x1,y1,ScatterSize,colour, 'filled')

print('Exp_LaserDiff_DropDistr_4m_exp&model_clouds_modFront','-dpdf','-fillpage')


%% Clouds superposition (model and experiment) for a 2 m equivalent coiled pipe (x2m_t1 to x4m_t1) Experiment front
% Create plot figure to plot the cloud
figure12 = figure('PaperOrientation','landscape','Color',[1 1 1]);
% Create axes
axes12 = axes('Parent',figure12);
hold(axes12,'on');


% Experimental data for the droplet distribution after atomisation will be inputted into the model
dd = x2m_t1*1e-6;

%Checking the number of entries in the vector holding droplet diameter values
DomainSizeX = size(dd);
final_i=DomainSizeX(2);
P = zeros(1,final_i); %memory allocation

%For each droplet diameter, the penetration is calculated
for i=1:final_i
    parametersInclined(7) = dd(i);
    parametersBend(5) = dd(i);
    P(i) = bendTubePenetrationB(parametersBend,2)^(4*numberOfTurns)*(-straightTubePenetrationA(parametersInclined));
end

%Using the penetration for each droplet diameter, the distribution is updated
ddDistr = y2m_t1.*P;
ddDistr_um = ddDistr;
% Normalising the results (area under probability density plot must be unitary)
ddDistr_um=ddDistr_um*2;

p = polyfit(x2m_t1,ddDistr_um,9);
number_of_points = 1000;
x1 = linspace(1.6,14,number_of_points);
y1 = polyval(p,x1);
%plot(x1,y1);

ScatterSize = (500*y1).^2;

colour = [.95 .95 .95];
scatter(x1,y1,ScatterSize,colour, 'filled')

colour = colour*.9;
ScatterSize=ScatterSize/2;
scatter(x1,y1,ScatterSize,colour, 'filled')

colour = colour*.9;
ScatterSize=ScatterSize/5;
scatter(x1,y1,ScatterSize,colour, 'filled')

colour = colour*.9;
ScatterSize=ScatterSize/10;
scatter(x1,y1,ScatterSize,colour, 'filled')



% Create title
% title(''Droplet size cloud distribution: 2 m coiled tubing outlet experiment and model')
% Create xlabel
xlabel('Droplet diameter [{\mu}m]')
% Create ylabel
ylabel('Frequency')
%axis([0 7 -.01 .01])
set(gca,'FontSize',16)
set(axes12,'FontSize',16,'XGrid','on','YGrid','on');
xlim([0 13.1])
ylim([0 .19])




p = polyfit(x4m_t1,y4m_t1,9);
number_of_points = 1000;
x1 = linspace(1.4,14,number_of_points);
y1 = polyval(p,x1);
%plot(x1,y1);

ScatterSize = (700*y1).^2;

colour = [0.45 0.55 0.95];
scatter(x1,y1,ScatterSize,colour, 'filled')

colour = colour*.9;
ScatterSize=ScatterSize/2;
scatter(x1,y1,ScatterSize,colour, 'filled')

colour = colour*.9;
ScatterSize=ScatterSize/5;
scatter(x1,y1,ScatterSize,colour, 'filled')

colour = colour*.9;
ScatterSize=ScatterSize/10;
scatter(x1,y1,ScatterSize,colour, 'filled')

print('Exp_LaserDiff_DropDistr_4m_exp&model_clouds_expFront','-dpdf','-fillpage')



%% Clouds superposition (model and experiment) for a 2 m equivalent coiled pipe (x2m_t1 to x4m_t1). Model front. Transparency added
% Create plot figure to plot the cloud
figure13 = figure('PaperOrientation','landscape','Color',[1 1 1]);
% Create axes
axes13 = axes('Parent',figure13);
hold(axes13,'on');

p = polyfit(x4m_t1,y4m_t1,9);
number_of_points = 300;
x1 = linspace(1.4,14,number_of_points);
y1 = polyval(p,x1);
%plot(x1,y1);

ScatterSize = (700*y1).^2;

colour = [0.45 0.55 0.95];
%colour = [0.2 0.3 0.4];
alpha = .1;
scatter(x1,y1,ScatterSize,colour, 'filled', 'MarkerFaceAlpha',alpha,'MarkerEdgeAlpha',alpha)

colour = colour*.9;
ScatterSize=ScatterSize/2;
scatter(x1,y1,ScatterSize,colour, 'filled', 'MarkerFaceAlpha',alpha,'MarkerEdgeAlpha',alpha)

colour = colour*.9;
ScatterSize=ScatterSize/5;
scatter(x1,y1,ScatterSize,colour, 'filled', 'MarkerFaceAlpha',alpha,'MarkerEdgeAlpha',alpha)

colour = colour*.9;
ScatterSize=ScatterSize/10;
scatter(x1,y1,ScatterSize,colour, 'filled', 'MarkerFaceAlpha',alpha,'MarkerEdgeAlpha',alpha)

% Create title
% title('Droplet size cloud distribution: 2 m coiled tubing outlet model and experiment')
% Create xlabel
xlabel('Droplet diameter [{\mu}m]')
% Create ylabel
ylabel('Frequency')
%axis([0 7 -.01 .01])
set(gca,'FontSize',16)
set(axes13,'FontSize',16,'XGrid','on','YGrid','on');
xlim([0 13.1])
ylim([0 .19])



% Experimental data for the droplet distribution after atomisation will be inputted into the model
dd = x2m_t1*1e-6;

%Checking the number of entries in the vector holding droplet diameter values
DomainSizeX = size(dd);
final_i=DomainSizeX(2);
P = zeros(1,final_i); %memory allocation

%For each droplet diameter, the penetration is calculated
for i=1:final_i
    parametersInclined(7) = dd(i);
    parametersBend(5) = dd(i);
    P(i) = bendTubePenetrationB(parametersBend,2)^(4*numberOfTurns)*(-straightTubePenetrationA(parametersInclined));
end

%Using the penetration for each droplet diameter, the distribution is updated
ddDistr = y2m_t1.*P;
ddDistr_um = ddDistr;
% Normalising the results (area under probability density plot must be unitary)
ddDistr_um=ddDistr_um*2;

p = polyfit(x2m_t1,ddDistr_um,9);
%number_of_points = 500;
x1 = linspace(1.6,14,number_of_points);
y1 = polyval(p,x1);
%plot(x1,y1);

ScatterSize = (500*y1).^2;

colour = [.95 .95 .95];
scatter(x1,y1,ScatterSize,colour, 'filled', 'MarkerFaceAlpha',.1,'MarkerEdgeAlpha',.1)

colour = colour*.9;
ScatterSize=ScatterSize/2;
scatter(x1,y1,ScatterSize,colour, 'filled', 'MarkerFaceAlpha',.1,'MarkerEdgeAlpha',.1)

colour = colour*.9;
ScatterSize=ScatterSize/5;
scatter(x1,y1,ScatterSize,colour, 'filled', 'MarkerFaceAlpha',.1,'MarkerEdgeAlpha',.1)

colour = colour*.9;
ScatterSize=ScatterSize/10;
scatter(x1,y1,ScatterSize,colour, 'filled', 'MarkerFaceAlpha',.1,'MarkerEdgeAlpha',.1)

print('Exp_LaserDiff_DropDistr_4m_exp&model_clouds_modFront_transp','-dpdf','-fillpage')



%% Tests!


% Create plot figure to plot the model 2 m output and the experimental 2 m output
figure9 = figure('PaperOrientation','landscape','Color',[1 1 1]);
% Create axes
axes9 = axes('Parent',figure9);
hold(axes9,'on');
% Create plot
% Model 2 m output
%scatter(x2m_all_data,ddDistr_um,'LineWidth',2)
%plot(x2m_all_data(1:19),ddDistr_um(1:19))
xFirstSet = x2m_all_data(1:19);
yFirstSet = ddDistr_um(1:19);

p = polyfit(xFirstSet,yFirstSet,9);
number_of_points = 1000;
x1 = linspace(1.6,14,number_of_points);
y1 = polyval(p,x1);
%plot(x1,y1)

% kk = [1.5	1.7	2	3	4.73	6	8	10	12	14];
% kkk = [20	20	500	5000	8000	5000	500	20	20	20];
% p2 = polyfit(kk,kkk,8);
% 11 = linspace(1.7,12,number_of_points);
% y11 = polyval(p2,x11);
% for i=1:number_of_points
%     if y11(i) < 20
%         y11(i) = 20;
%     end
% end

%FANTASTIC!!!NOW I JUST CHECK THE AREA=1 and bingo!
y11 = 300*y1;
y11 = y11.^2;

colour = [.95 .95 .95];
scatter(x1,y1,y11,colour, 'filled')

colour = [.9 .9 .9];
y11=y11/5;
scatter(x1,y1,y11,colour, 'filled')

colour = [.87 .87 .87];
y11=y11/10;
scatter(x1,y1,y11,colour, 'filled')

colour = [.84 .84 .84];
y11=y11/20;
scatter(x1,y1,y11,colour, 'filled')

% colour = [.8 .8 .8];
% for i = 1:number_of_points
%     if i < (number_of_points/2)
%         scatter(x1(i),y1(i),30+i, colour, 'filled')
%     else
%         scatter(x1(i),y1(i),number_of_points-i, colour, 'filled')
%     end
% end


% for i = 1:number_of_points
%     if i < (number_of_points/2)
%         scatter(x1(i),y1(i),30+i)
%     else
%         scatter(x1(i),y1(i),number_of_points-i)
%     end
% end




%plot(x2m_all_data, ddDistr_um)


% Create title
% title(''Droplet size distribution: 2 m coiled tubing outlet')
% Create xlabel
xlabel('Droplet diameter [{\mu}m]')
% Create ylabel
ylabel('Frequency')
%axis([0 7 -.01 .01])
set(gca,'FontSize',16)
set(axes9,'FontSize',16,'XGrid','on','YGrid','on');
hold on

% % Experimental 4 m output
% x4m_all_data = [x4m_t1 x4m_t2 x4m_t3];
% y4m_all_data = [y4m_t1 y4m_t2 y4m_t3];
% scatter(x4m_all_data,y4m_all_data,'LineWidth',2)
% xlim([0 15])
% ylim([0 .2])
%
% legend('Model','Experiment')
%
% print('tesssssssstttt','-dpdf','-fillpage')



%x4m_all_data = [x4m_t1 x4m_t2 x4m_t3];
%y4m_all_data = [y4m_t1 y4m_t2 y4m_t3];

p = polyfit(x4m_t1,y4m_t1,9);
number_of_points = 1000;
x1 = linspace(1.6,14,number_of_points);
y1 = polyval(p,x1);
%plot(x1,y1);

y11 = 700*y1;
y11 = y11.^2;

colour = [0.45 0.55 0.95];
scatter(x1,y1,y11,colour, 'filled')

colour = colour*.9;
y11=y11/5;
scatter(x1,y1,y11,colour, 'filled')

colour = colour*.9;
y11=y11/10;
scatter(x1,y1,y11,colour, 'filled')

colour = colour*.9;
y11=y11/20;
scatter(x1,y1,y11,colour, 'filled')








%% stuff

%errorbar(x2m_t1,y2m_t1,y2m_t1_yneg,y2m_t1_ypos,x2m_t1_xneg,x2m_t1_xpos,'.','MarkerSize',35,'LineWidth',5)

% %figure5 = figure('PaperOrientation','landscape','Color',[1 1 1]);
% figure(figure2)
% %Plotting the outlet distribution
% plot(dd_um,ddDistr_um)
% hold on
% plot(dd_um, y0m_t1)
% % title('Droplet distribution before and after 2 m coiled tubing')
% % xlabel('Droplet diameter [{\mu}m]')
% % ylabel('Frequency')
% % xlim([0 30])


%Integral in the outlet distribution (less than one, given the loss)
%fracOUT = trapz(dd_um,ddDistr);
